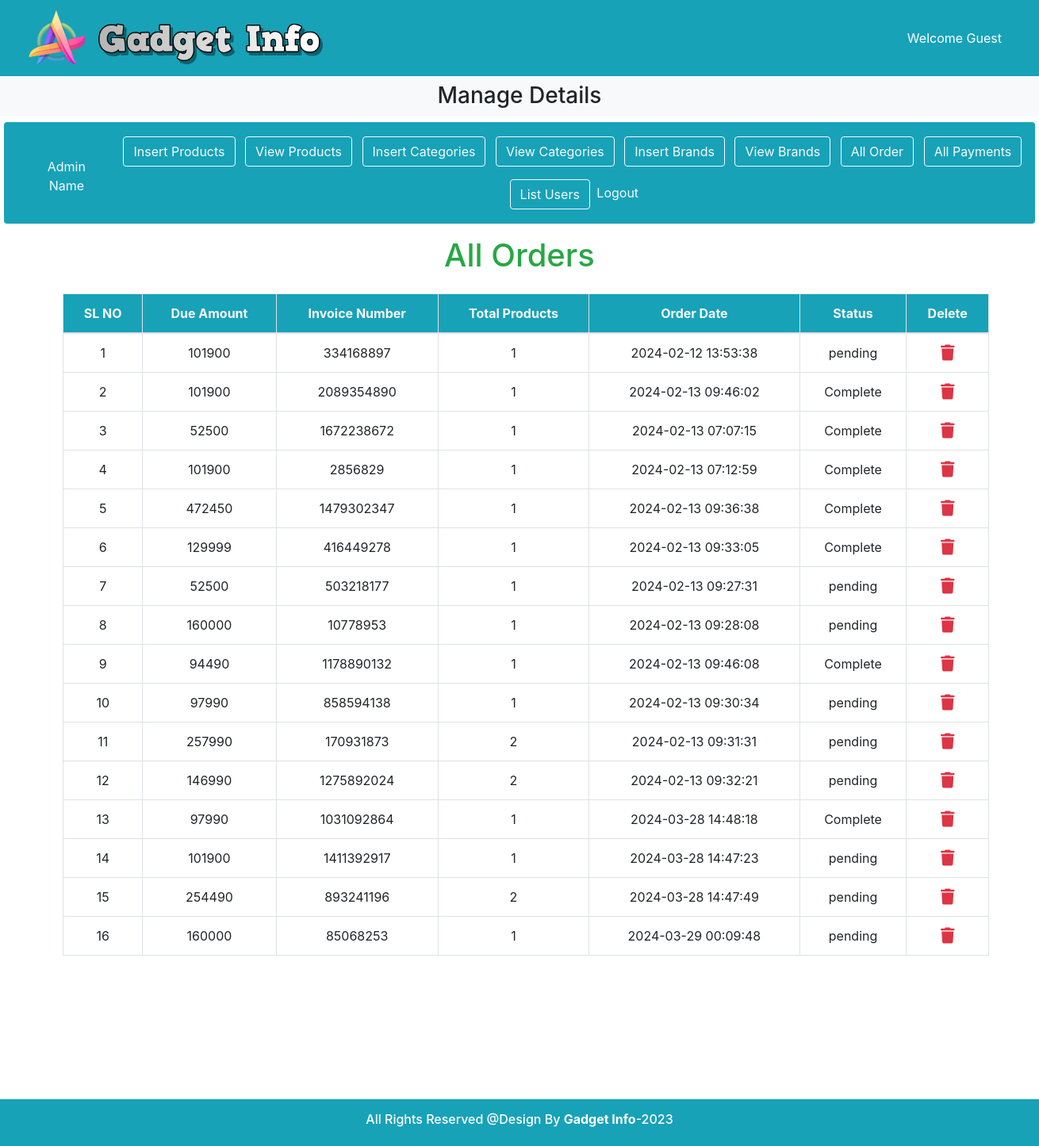
Before: /admin_area/index.php?list_orders with the older database file.
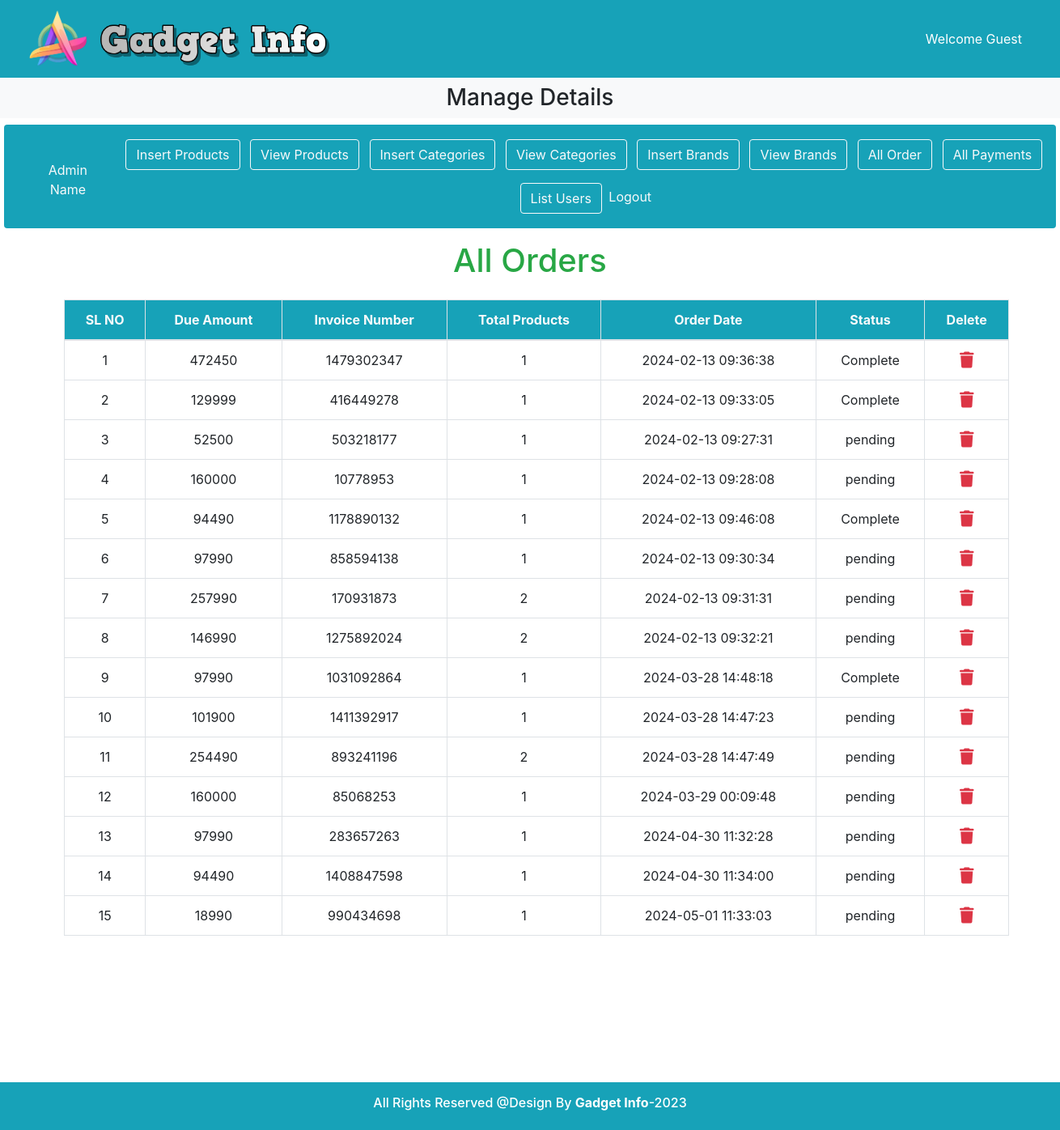
After: the same page with the newer database file.
### tables this page shows
CREATE TABLE `user_orders` (
  `order_id` int(11) NOT NULL,
  `user_id` int(11) NOT NULL,
  `amount_due` int(255) NOT NULL,
  `invoice_number` int(255) NOT NULL,
  `total_products` int(255) NOT NULL,
  `order_date` timestamp NOT NULL DEFAULT current_timestamp() ON UPDATE current_timestamp(),
  `order_status` varchar(255) NOT NULL
);

### admin_area/list_orders.php (the view, shortened to what this page needs)
<h1 class="text-success text-center">All Orders</h1>
<table class="table table-bordered mt-4 mb-6 ml-2">
    <?php
    $get_orders = "SELECT * FROM user_orders";
    $result = mysqli_query($con, $get_orders);
    $row_count = mysqli_num_rows($result);
    if($row_count == 0){
        echo "<td colspan='7'><h2 class='text-danger text-center mt-5'>No Orders Yet</h2></td>";
    } else {
        echo "<thead class='bg-info'>
        <tr class='text-light text-center'>
        <th>SL NO</th>
        <th>Due Amount</th>
        <th>Invoice Number</th>
        <th>Total Products</th>
        <th>Order Date</th>
        <th>Status</th>
        <th>Delete</th>
    </tr>
</thead>
<tbody class='text-center'> ";
        $number = 0;
        while($row_data = mysqli_fetch_assoc($result)){
            $order_id = $row_data['order_id'];
            $amount_due = $row_data['amount_due'];
            $invoice_number = $row_data['invoice_number'];
            $total_products = $row_data['total_products'];
            $order_date = $row_data['order_date'];
            $order_status = $row_data['order_status'];
            $number++;
            ?>
                <tr>
                    <td> <?php echo $number;?></td>
                    <td> <?php echo $amount_due;?></td>
                    <td> <?php echo $invoice_number;?></td>
                    <td> <?php echo $total_products;?></td>
                    <td> <?php echo $order_date;?></td>
                    <td> <?php echo $order_status;?></td>
                    <td class='align-middle'><a href='index.php?delete_order=<?php echo $order_id ?>' class='text-danger'><i class='fa-solid fa-trash fa-lg'></i></a></td>
                </tr>
    <?php
            }
        }
    ?>
    </tbody>
</table>

### admin_area/index.php (shortened to what this page needs)
<?php
include('../functions/common_function.php');
?>
<!DOCTYPE html>
<html lang="en">
<head>
    <link rel="stylesheet" href="https://cdn.jsdelivr.net/npm/bootstrap@4.4.1/dist/css/bootstrap.min.css">
    <link rel="stylesheet" href="https://cdnjs.cloudflare.com/ajax/libs/font-awesome/6.5.1/css/all.min.css">
    <link rel="stylesheet" href="../style.css">
</head>
<body>
    <div class="container-fluid p-0">
        <nav class="navbar navbar-expand-lg navbar-light bg-info">
            <div class="container-fluid">
            <div class="d-flex ">
            <img src="../images/Logo0.png" alt="" style="width:80px;height:80px;" class="mr-2">
            <a class="mt-3" href="index.php"><img src="../images/Logo.png" alt="HTML tutorial" style="width:293px;height:62px;"></a>
</div>
                <nav class="navbar navbar-expand-lg">
                    <ul class="navbar-nav">
                        <li class="nav-item">
                            <a href="" class="text-white"><?php
if(!isset($_SESSION['username'])){
  echo "
  <a class='text-white' href='#'>Welcome Guest</a>
";
}else{
  echo "
  <a class='nav-link text-white' href='#'> Welcome ".$_SESSION['username']."</a>
  ";
}
?></a>
                        </li>
                    </ul>
                </nav>
            </div>
        </nav>
        <div class="bg-light">
            <h3 class="text-center p-2">Manage Details</h3>
        </div>
        <div class="row">
            <div class="col-md 12 bg-info p-1 d-flex align-items-center rounded">
                <div class="p-3 ml-3">
                    <h class=" ">
                        <?php
                        if(!isset($_SESSION['username'])){
                        echo "
                        <p class='text-light text-center' href='#'>Admin Name</p>
                        ";
                        }else{
                        echo "
                        <p class='text-light text-center' href='#'> ".$_SESSION['username']."</p>
                        ";
                        }
                        ?>
                    </h>
                </div>
                <div class="button adbutton text-center ">
            <a class="btn btn-outline-light mx-1 my-2" href="insert_product.php">Insert Products</a>
            <a class="btn btn-outline-light mx-1 my-2" href="index.php?view_products">View Products</a>
            <a class="btn btn-outline-light mx-1 my-2" href="index.php?insert_category">Insert Categories</a>
            <a class="btn btn-outline-light mx-1 my-2" href="index.php?view_categories">View Categories</a>
            <a class="btn btn-outline-light mx-1 my-2" href="index.php?insert_brand">Insert Brands</a>
            <a class="btn btn-outline-light mx-1 my-2" href="index.php?view_brands">View Brands</a>
            <a class="btn btn-outline-light mx-1 my-2" href="index.php?list_orders">All Order</a>
            <a class="btn btn-outline-light mx-1 my-2" href="index.php?list_payments">All Payments</a>
            <a class="btn btn-outline-light mx-1 my-2" href="index.php?list_users">List Users</a>
            <?php if(!isset($_SESSION['username'])){
  echo "
  <a class=' btn-outline-light' href='admin_login.php'> Logout</a>
   ";
}else{
  echo "
  <a class='btn btn-danger' href='admin_logout.php'> Logout</a>
   ";
}
?>
          </div>
            </div>
        </div>
        <div class="container my-3 mb-5 ">
            <?php
            if(isset($_GET['list_orders'])){
                include('list_orders.php');
            }
            ?>
        </div>
        <div class="fixed-bottom ">
    <div class="bg-info p-3 text-center text-white">
        <h6>All Rights Reserved @Design By <b>Gadget Info</b>-2023</h6>
    </div>
</body>
</html>

### style.css (style rules this page uses)
* { margin: 0; padding: 0; box-sizing: border-box; }
.mb-6 { margin-bottom:5rem; }
.mb-6 { margin-bottom:15rem; }
.row { width: 1300px; margin: auto; overflow: hidden; text-align: center; }
img { height: 70px; }
.container { max-width: 1200px; padding: 0 1rem; margin: 0 auto; }

Changed rows visible on the page:
removed user_orders: amount_due "101900", invoice_number "334168897", total_products "1", order_date "2024-02-12 13:53:38", order_status "pending"
removed user_orders: amount_due "101900", invoice_number "2089354890", total_products "1", order_date "2024-02-13 09:46:02", order_status "Complete"
removed user_orders: amount_due "52500", invoice_number "1672238672", total_products "1", order_date "2024-02-13 07:07:15", order_status "Complete"
removed user_orders: amount_due "101900", invoice_number "2856829", total_products "1", order_date "2024-02-13 07:12:59", order_status "Complete"
added user_orders: amount_due "97990", invoice_number "283657263", total_products "1", order_date "2024-04-30 11:32:28", order_status "pending"
added user_orders: amount_due "94490", invoice_number "1408847598", total_products "1", order_date "2024-04-30 11:34:00", order_status "pending"
added user_orders: amount_due "18990", invoice_number "990434698", total_products "1", order_date "2024-05-01 11:33:03", order_status "pending"
